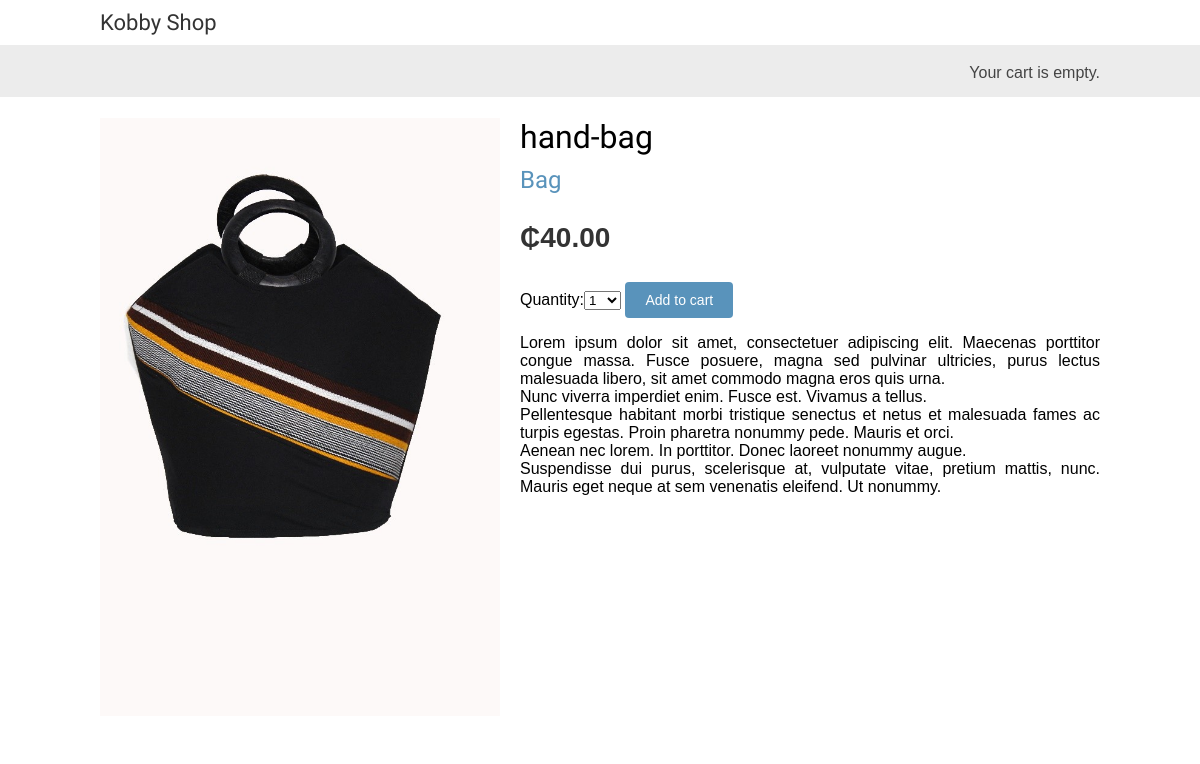
/products/hand-bag/1/, run on the app's committed database.
### products/models.py (models this page shows, shortened)
class Product(models.Model):
    category = models.ForeignKey(Category, related_name='products', on_delete=models.CASCADE)
    name = models.CharField(max_length=150, db_index=True)
    slug = models.SlugField(max_length=150, db_index=True)
    image = models.ImageField(upload_to='products/%Y/%m')
    price = models.DecimalField(max_digits=10, decimal_places=2)
    description = models.TextField(blank=True)
    availability = models.BooleanField(default=True)
    created = models.DateTimeField(auto_now_add=True)
    update = models.DateTimeField(auto_now=True)
    class Meta:
        ordering = ('name',)
        index_together = (('id', 'slug'),)

class Category(models.Model):
    name = models.CharField(max_length=150, db_index=True)
    slug = models.SlugField(max_length=150, unique=True)
    class Meta:
        ordering = ('name',)
        verbose_name = 'category'
        verbose_name_plural = 'categories'
    def __str__(self):
        return self.name
    def get_absolute_url(self):
        return reverse('product_list_by_category', args=[self.slug])

### products/views.py (the view)
# urls.py: path('<slug:slug>/<int:pk>/', product_detail_view, name='product_detail'),
def product_detail_view(request, slug, pk):
    product = get_object_or_404(Product, slug=slug, pk=pk, availability=True)
    form = AddProductToCartForm()
    return render(request, 'products/product_detail.html',
                  {'product':product, 'form':form})

### cart/forms.py
class AddProductToCartForm(forms.Form):
    quantity = forms.TypedChoiceField(choices=PRODUCT_QUANTITY_CHOICES, coerce=int)
    override = forms.BooleanField(required=False, initial=False, widget=forms.HiddenInput)

### cart/cart.py (called while the page is built)
    def __len__(self):
        return sum(item['quantity'] for item in self.cart.values())

### cart/context_processors.py (called while the page is built)
def cart(request):
    return {'cart': Cart(request)}

### templates/products/product_detail.html (shortened to what this page needs)
{% extends "_base.html" %}
{% load static %}
{% block content %}
  <div class="product-detail">
    <img src="{% if product.image %}{{ product.image.url }}{% else %}
    {% static "images/no_image.png" %}{% endif %}">
    <h1>{{ product.name }}</h1>
    <h2>
      <a href="{{ product.category.get_absolute_url }}">
        {{ product.category }}
      </a>
    </h2>
    <p class="price">₵{{ product.price }}</p>
    <form action="{% url 'cart_add_item' product.id %}" method="post">
      {{ form }}
      <input type="submit" value="Add to cart">
    </form>
    {{ product.description|linebreaks }}
  </div>
{% endblock %}

### static/css/base.css (style rules this page uses)
body { margin:0; padding:0; font-family:helvetica, sans-serif; }
h1, h2, h3, h4, h5 , h6 { font-family: 'Ubuntu', sans-serif; font-weight:normal; }
a { text-decoration:none; color:#5993bb; }
a.button, input[type="submit"] { color:#fff; background:#5993bb; border-radius:4px; padding:10px 20px; font-size:14px; border:0; }
.product-detail { text-align:justify; }
.product-detail .price { color:#333; font-size:28px; font-weight:bold; }
.product-detail img { width:40%; float:left; padding:0 20px 20px 0; }
.product-detail h1 { margin-bottom:0; }
.product-detail h2 { margin-top:10px; }

### data on the page
Product: image (picture), name "hand-bag", category "Bag", price "40.00", description "Lorem ipsum dolor sit amet, consectetuer adipiscing elit. Maecenas porttitor congue massa. Fusce posuere, magna sed pulvinar ultricies, purus lectus malesuada libero, sit amet commodo magna eros quis urna. Nunc viverra imperdiet enim. Fusce est. Vivamus a tellus. Pellentesque habitant morbi tristique senectus et netus et malesuada fames ac turpis egestas. Proin pharetra nonummy pede. Mauris et orci. Aenean nec lorem. In porttitor. Donec laoreet nonummy augue. Suspendisse dui purus, scelerisque at, vulputate vitae, pretium mattis, nunc. Mauris eget neque at sem venenatis eleifend. Ut nonummy."
